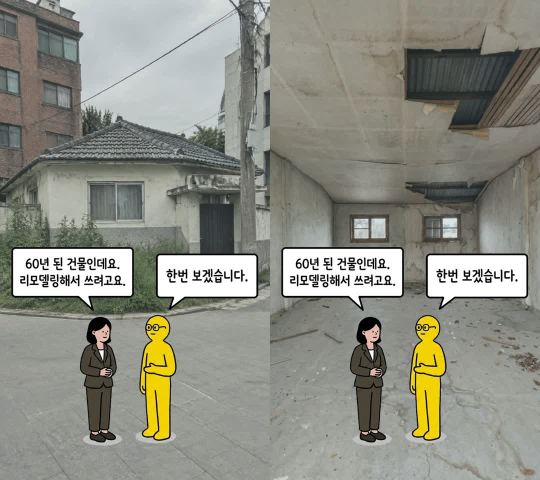
#> input picture shorts/comp/test_compare.jpg, 1080 x 960 px (shown at 1/2 size)
$ python layers.py test_compare.jpg
#> lines starting #> are read from the running program, lines starting #| are printed output that depends on the picture; after the words box and inside, x2 and y2 are one past the last pixel; in counts of white or black regions, pixels touching at a corner belong together
# Split the character reference into a transparent bubbles layer and a characters layer (flat shadows removed)
import sys
from PIL import Image, ImageDraw, ImageFilter
import numpy as np

src = sys.argv[1]
im = Image.open(src).convert("RGB")
#> im is the input picture: PIL image 1080x960 RGB; mean R, G, B 141.4, 142.1, 131.7
w, h = im.size
#> w = 1080; h = 960
key = im.copy()
KEY = (255, 0, 255)
for x in range(0, w, 4):
    for y in (0, h - 1):
        if key.getpixel((x, y)) != KEY:
            ImageDraw.floodfill(key, (x, y), KEY, thresh=40)
for y in range(0, h, 4):
    for x in (0, w - 1):
        if key.getpixel((x, y)) != KEY:
            ImageDraw.floodfill(key, (x, y), KEY, thresh=40)
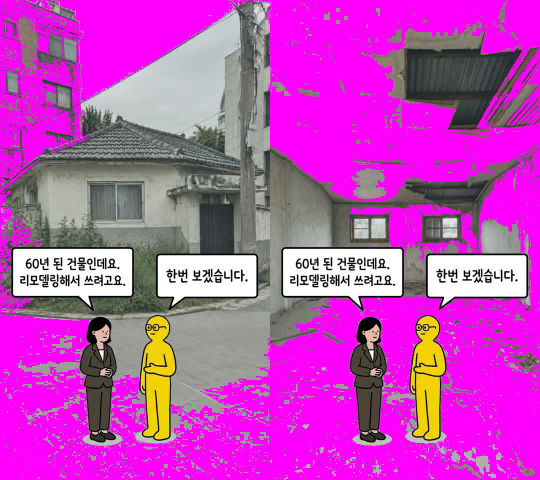
#> key: PIL image 1080x960 RGB (shown at 1/2 size); mean R, G, B 192.1, 75.3, 185.7
k = np.array(key).astype(int)
a = np.where((k[..., 0] == 255) & (k[..., 1] == 0) & (k[..., 2] == 255), 0, 255).astype(np.uint8)
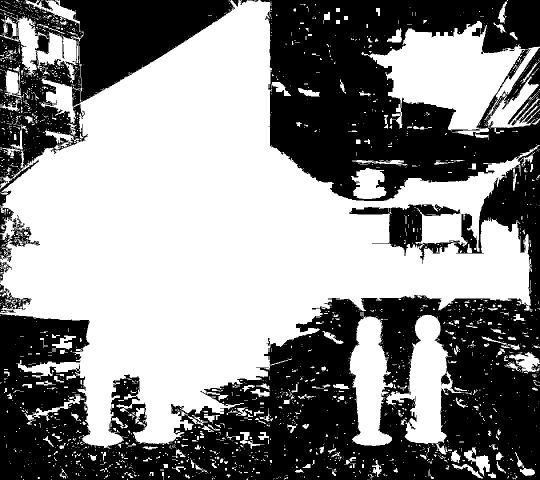
#> a: shape (960, 1080) (shown at 1/2 size); 54% white; 25 black regions (9 under 20 px), largest, box (x1, y1, x2, y2) and area: (0, 292, 1080, 960) 262869, (520, 0, 1080, 402) 140327, (0, 0, 470, 413) 68410

# Drop the flat grey ground ellipses under the feet
px = np.array(im).astype(int)
yy = np.arange(h)[:, None]
#> yy = 960 values from 0 to 959
grey = (np.ptp(px, axis=2) < 12) & (px.min(2) > 120) & (yy > 640)
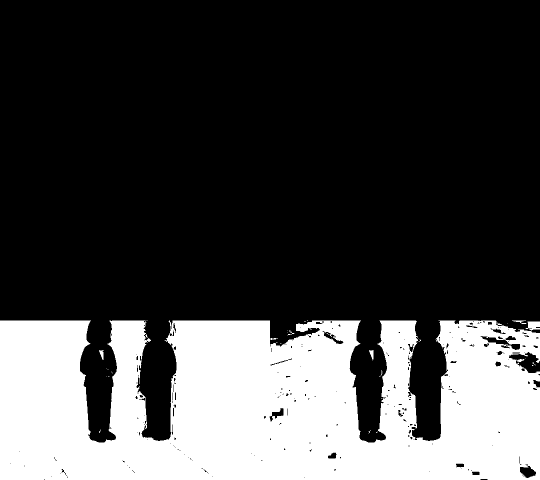
#> grey: shape (960, 1080) bool (shown at 1/2 size); 27.3% white; 39 white regions (32 under 20 px), largest, box (x1, y1, x2, y2) and area: (0, 641, 1080, 960) 281684, (1051, 643, 1080, 661) 376, (738, 700, 747, 721) 106
a[grey] = 0
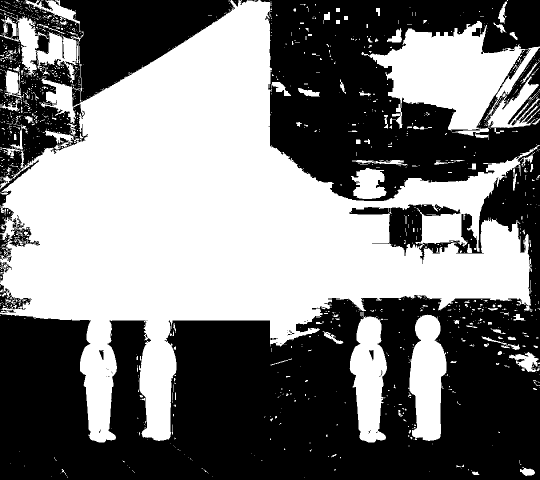
#> a: shape (960, 1080) (shown at 1/2 size); 47.7% white; 1535 white regions (1371 under 20 px), largest, box (x1, y1, x2, y2) and area: (0, 0, 1080, 885) 394468, (723, 42, 1080, 263) 36995, (816, 629, 893, 882) 13540

alpha = Image.fromarray(a).filter(ImageFilter.MinFilter(3)).filter(ImageFilter.GaussianBlur(0.7))
rgba = im.convert("RGBA")
rgba.putalpha(alpha)
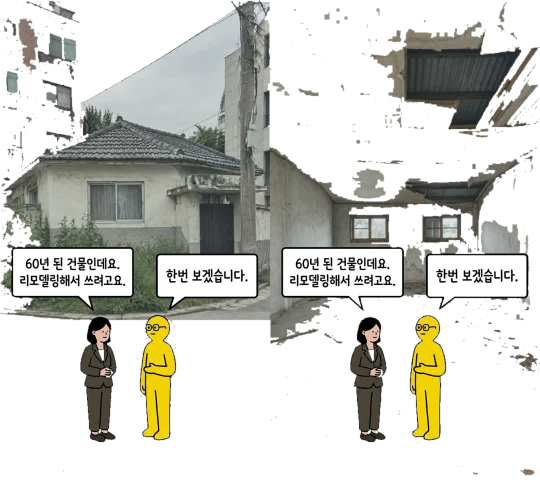
#> rgba: PIL image 1080x960 RGBA (shown at 1/2 size); mean R, G, B, A 141.4, 142.1, 131.7, 112.9; transparent parts drawn white

bubbles = rgba.crop((0, 0, w, 290))
chars = rgba.crop((0, 290, w, h))
bubbles.crop(bubbles.getbbox()).save("bubbles.png")
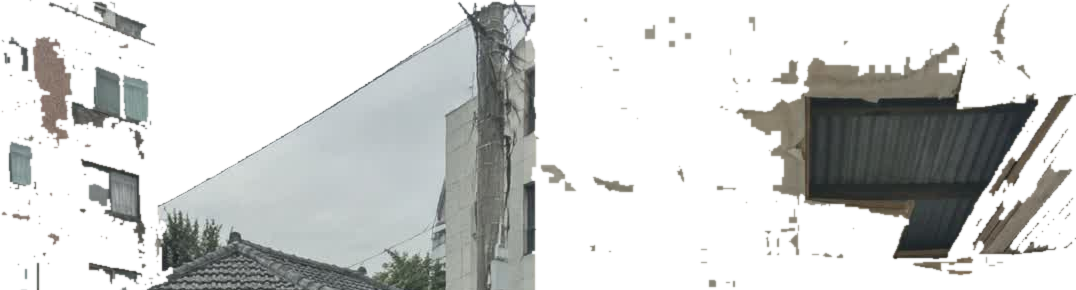
#> saved as bubbles.png: PIL image 1076x290 RGBA; mean R, G, B, A 138.9, 139.6, 133.2, 100.1; transparent parts drawn white
chars.crop(chars.getbbox()).save("chars.png")
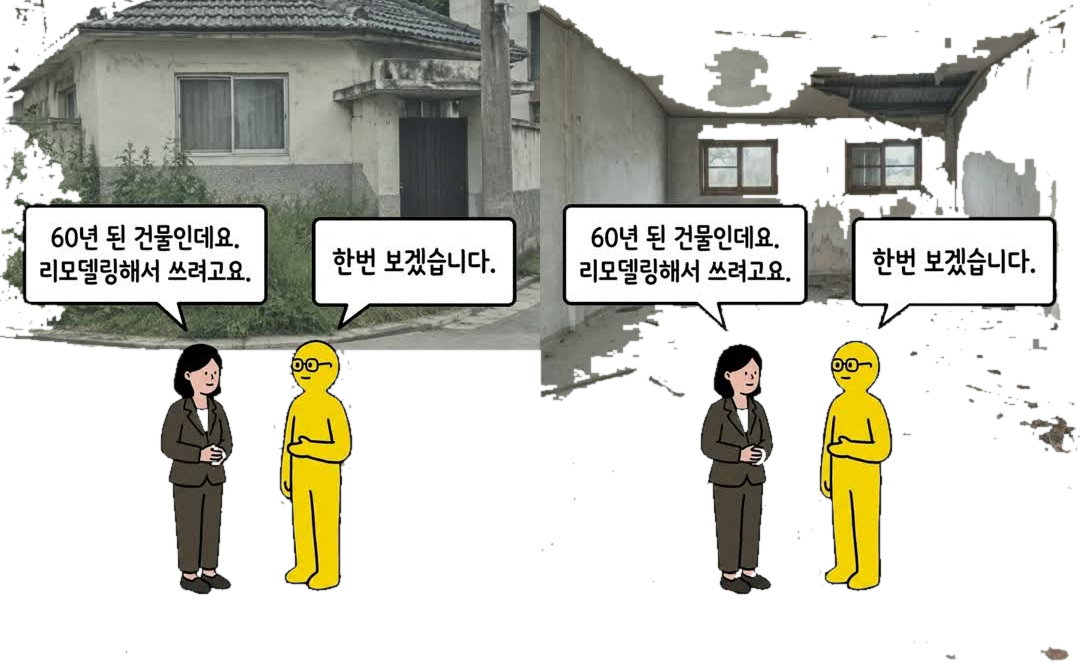
#> saved as chars.png: PIL image 1080x663 RGBA; mean R, G, B, A 142.3, 143.1, 130.9, 119.8; transparent parts drawn white
print(Image.open("bubbles.png").size, Image.open("chars.png").size)

$ run again, on shorts/comp/s1_ext_v2.jpg
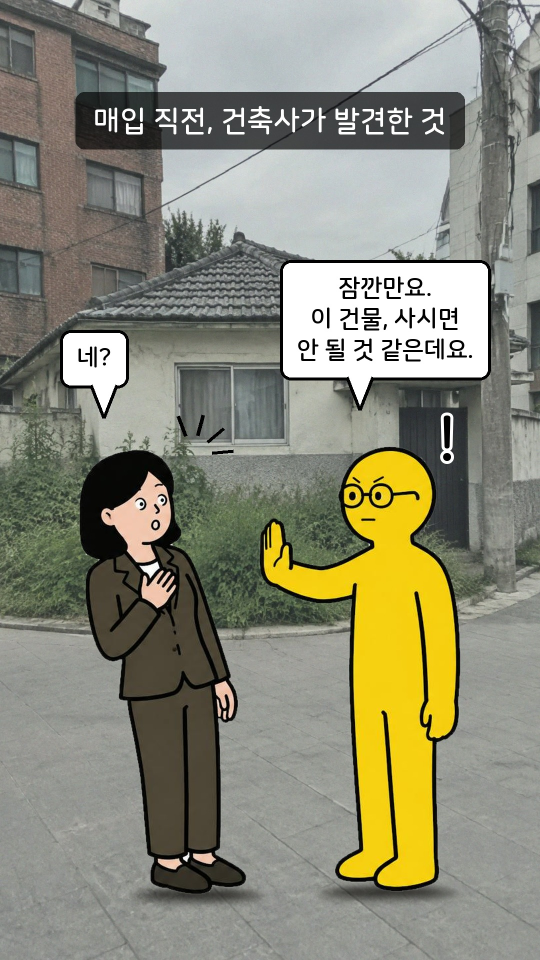
#> input picture shorts/comp/s1_ext_v2.jpg, 1080 x 1920 px (shown at 1/2 size)
#> im is the input picture: PIL image 1080x1920 RGB; mean R, G, B 139.1, 138.6, 119.7
#> grey: shape (1920, 1080) bool; 31.4% white; 789 white regions (641 under 20 px), largest, box (x1, y1, x2, y2) and area: (0, 1145, 1080, 1920) 508832, (566, 641, 976, 811) 41603, (355, 729, 718, 984) 27812
#> `a[grey] = 0`:
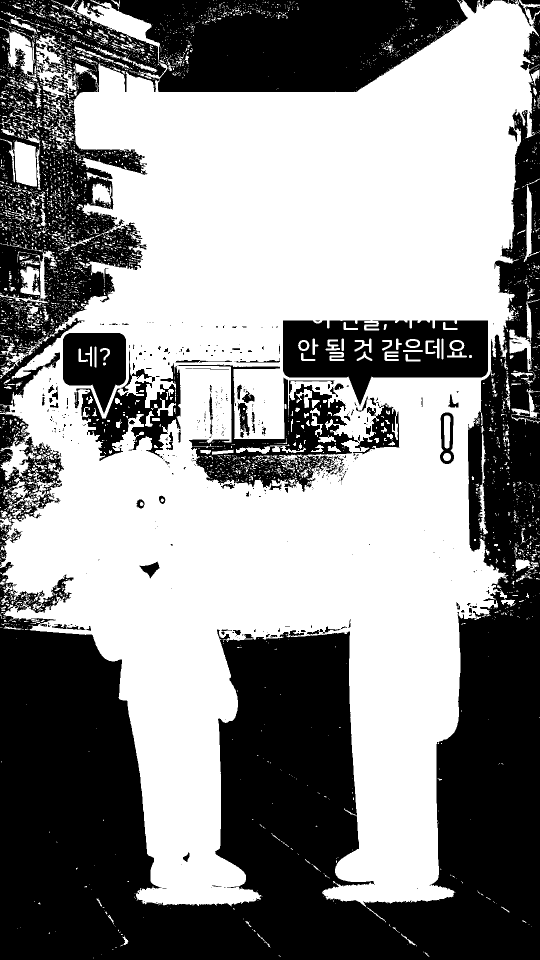
#> a: shape (1920, 1080) (shown at 1/2 size); 54.9% white; 507 black regions (393 under 20 px), largest, box (x1, y1, x2, y2) and area: (0, 0, 1080, 1920) 594479, (0, 0, 332, 810) 113590, (183, 0, 936, 184) 98563
#> `chars.crop(chars.getbbox()).save("chars.png")`:
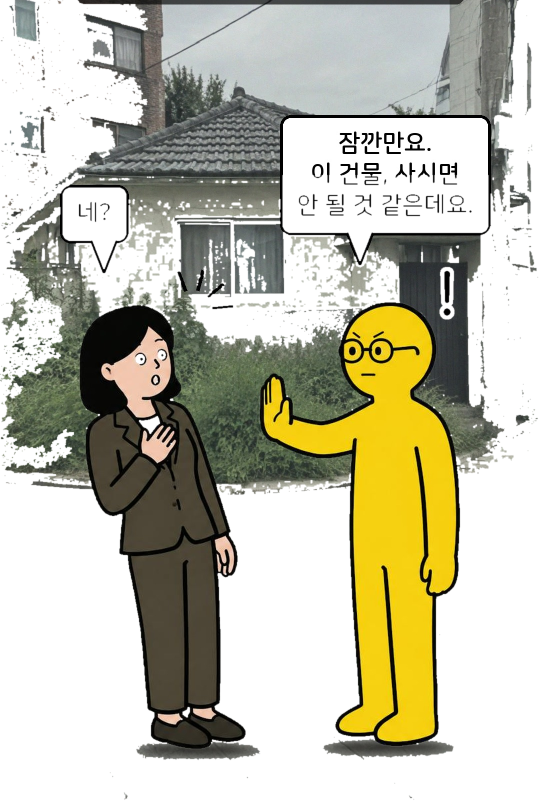
#> saved as chars.png: PIL image 1078x1601 RGBA (shown at 1/2 size); mean R, G, B, A 139.4, 138.1, 115.6, 133.3; transparent parts drawn white

$ run again, on shorts/comp/test_ext.jpg
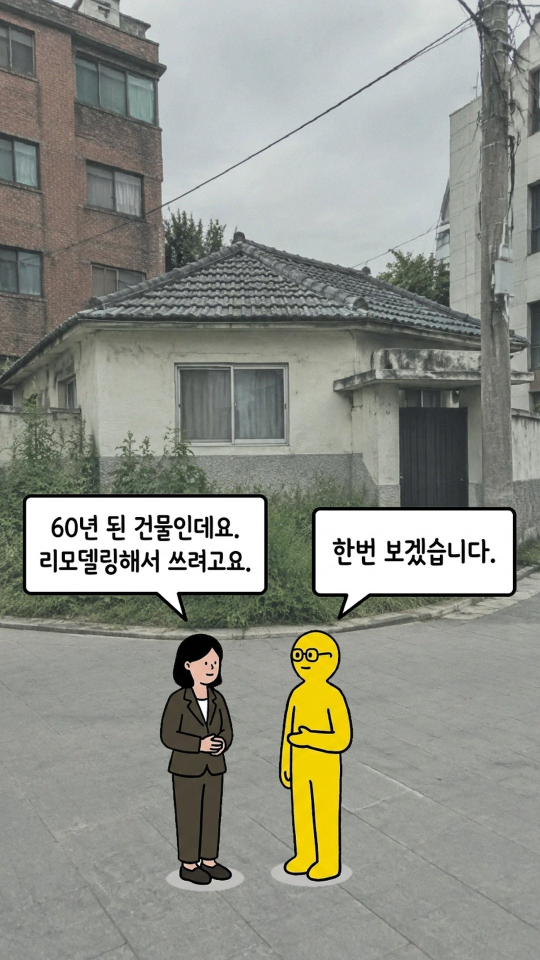
#> input picture shorts/comp/test_ext.jpg, 1080 x 1920 px (shown at 1/2 size)
#> im is the input picture: PIL image 1080x1920 RGB; mean R, G, B 144.5, 146.7, 137.8
#> grey: shape (1920, 1080) bool; 41% white; 1018 white regions (803 under 20 px), largest, box (x1, y1, x2, y2) and area: (0, 1145, 1080, 1920) 611514, (52, 995, 529, 1229) 76376, (631, 1021, 1026, 1226) 60535
#> `a[grey] = 0`:
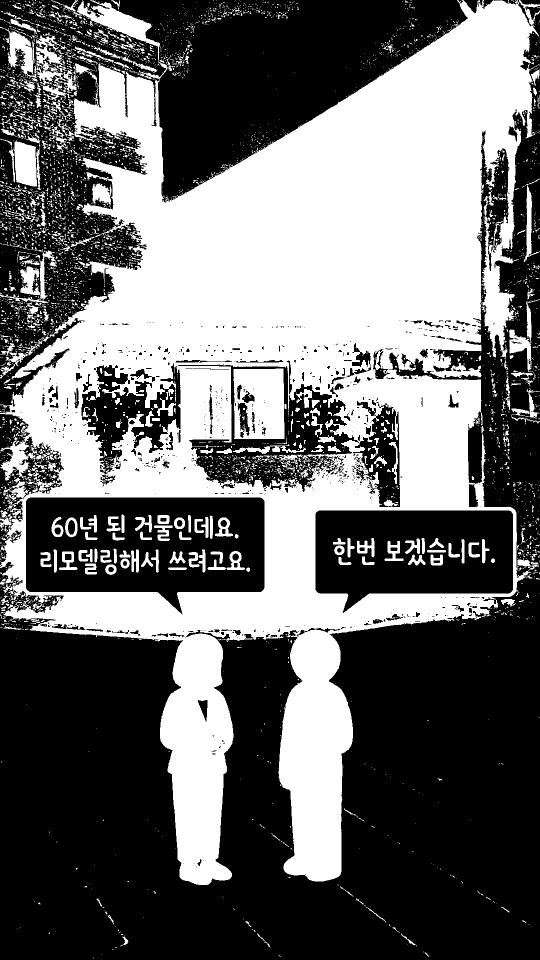
#> a: shape (1920, 1080) (shown at 1/2 size); 42.8% white; 5193 white regions (4663 under 20 px), largest, box (x1, y1, x2, y2) and area: (0, 0, 1079, 1770) 786850, (467, 737, 569, 878) 12267, (71, 70, 154, 202) 4154
#> `chars.crop(chars.getbbox()).save("chars.png")`:
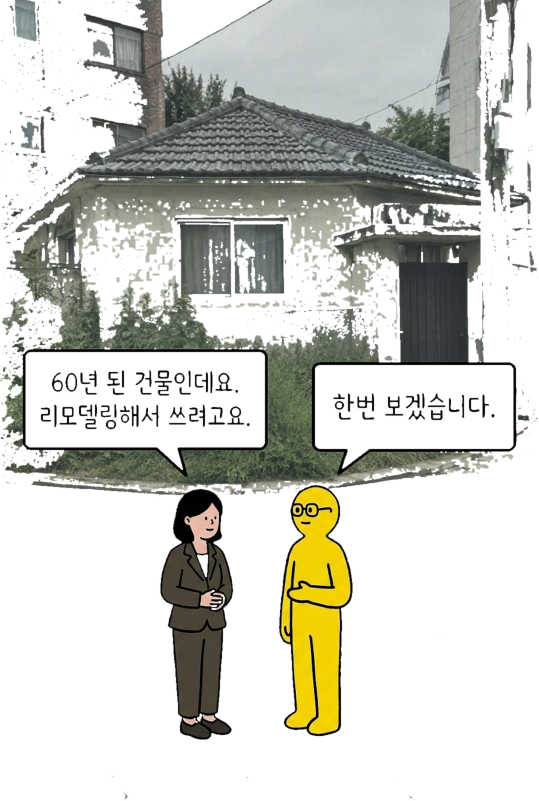
#> saved as chars.png: PIL image 1078x1601 RGBA (shown at 1/2 size); mean R, G, B, A 141.6, 143.5, 132.9, 99.2; transparent parts drawn white

$ run again, on shorts/comp/test_int.jpg
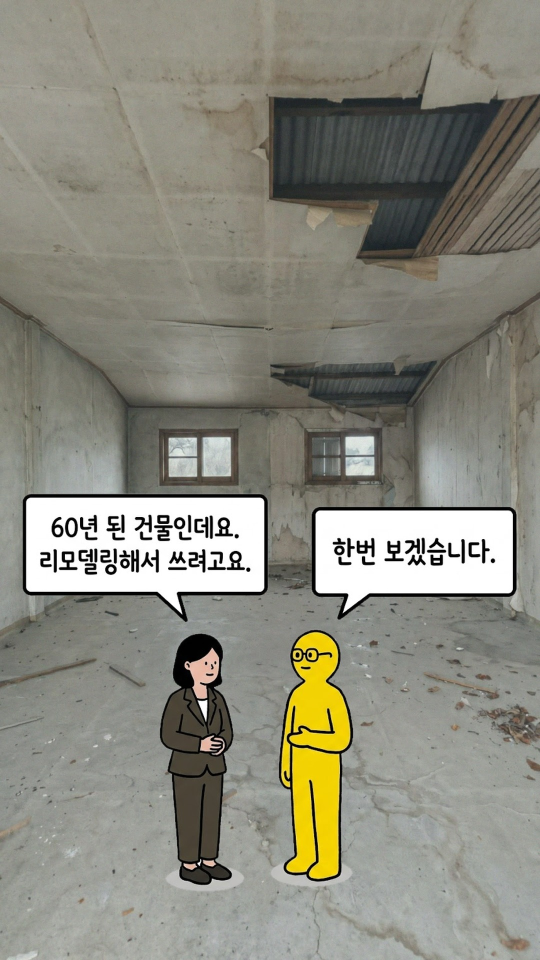
#> input picture shorts/comp/test_int.jpg, 1080 x 1920 px (shown at 1/2 size)
#> im is the input picture: PIL image 1080x1920 RGB; mean R, G, B 138.5, 137.6, 125.8
#> grey: shape (1920, 1080) bool; 41.5% white; 854 white regions (757 under 20 px), largest, box (x1, y1, x2, y2) and area: (0, 1171, 1080, 1920) 600675, (52, 995, 529, 1229) 76377, (631, 1021, 1026, 1226) 60535
#> `bubbles.crop(bubbles.getbbox()).save("bubbles.png")`:
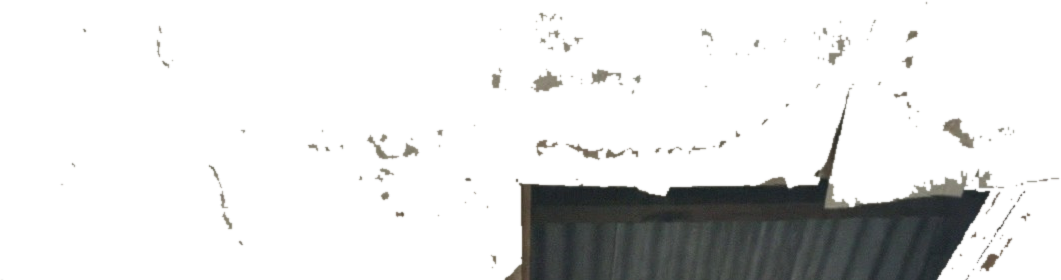
#> saved as bubbles.png: PIL image 1061x280 RGBA; mean R, G, B, A 132, 129.3, 117.7, 38.6; transparent parts drawn white
